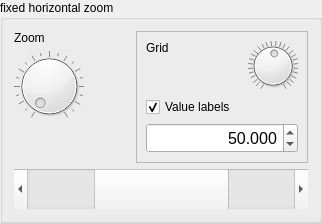
               <widget class="QGroupBox" name="groupBox_7">
                <property name="enabled">
                 <bool>true</bool>
                </property>
                <property name="title">
                 <string>fixed horizontal zoom</string>
                </property>
                <layout class="QGridLayout" name="gridLayout_14">
                 <item row="5" column="0" colspan="3">
                  <widget class="QScrollBar" name="horizontalScrollBarHorizontal">
                   <property name="minimumSize">
                    <size>
                     <width>0</width>
                     <height>40</height>
                    </size>
                   </property>
                   <property name="maximumSize">
                    <size>
                     <width>16777215</width>
                     <height>50</height>
                    </size>
                   </property>
                   <property name="minimum">
                    <number>0</number>
                   </property>
                   <property name="maximum">
                    <number>1000</number>
                   </property>
                   <property name="singleStep">
                    <number>10</number>
                   </property>
                   <property name="pageStep">
                    <number>1000</number>
                   </property>
                   <property name="value">
                    <number>500</number>
                   </property>
                   <property name="sliderPosition">
                    <number>500</number>
                   </property>
                   <property name="tracking">
                    <bool>true</bool>
                   </property>
                   <property name="orientation">
                    <enum>Qt::Horizontal</enum>
                   </property>
                   <property name="invertedAppearance">
                    <bool>false</bool>
                   </property>
                   <property name="invertedControls">
                    <bool>false</bool>
                   </property>
                  </widget>
                 </item>
                 <item row="1" column="0">
                  <widget class="QDial" name="dialZoom">
                   <property name="enabled">
                    <bool>true</bool>
                   </property>
                   <property name="minimumSize">
                    <size>
                     <width>70</width>
                     <height>70</height>
                    </size>
                   </property>
                   <property name="maximumSize">
                    <size>
                     <width>70</width>
                     <height>70</height>
                    </size>
                   </property>
                   <property name="minimum">
                    <number>10</number>
                   </property>
                   <property name="maximum">
                    <number>1000</number>
                   </property>
                   <property name="singleStep">
                    <number>10</number>
                   </property>
                   <property name="pageStep">
                    <number>100</number>
                   </property>
                   <property name="value">
                    <number>1000</number>
                   </property>
                   <property name="orientation">
                    <enum>Qt::Horizontal</enum>
                   </property>
                   <property name="invertedAppearance">
                    <bool>true</bool>
                   </property>
                   <property name="invertedControls">
                    <bool>true</bool>
                   </property>
                   <property name="wrapping">
                    <bool>false</bool>
                   </property>
                   <property name="notchTarget">
                    <double>5.000000000000000</double>
                   </property>
                   <property name="notchesVisible">
                    <bool>true</bool>
                   </property>
                  </widget>
                 </item>
                 <item row="0" column="2" rowspan="4">
                  <widget class="QFrame" name="frame_3">
                   <property name="frameShape">
                    <enum>QFrame::StyledPanel</enum>
                   </property>
                   <property name="frameShadow">
                    <enum>QFrame::Raised</enum>
                   </property>
                   <layout class="QGridLayout" name="gridLayout_13">
                    <item row="1" column="0">
                     <widget class="QCheckBox" name="checkBoxHorizontalValues">
                      <property name="text">
                       <string>Value labels</string>
                      </property>
                      <property name="checked">
                       <bool>true</bool>
                      </property>
                     </widget>
                    </item>
                    <item row="0" column="0">
                     <widget class="QLabel" name="label_6">
                      <property name="text">
                       <string>Grid</string>
                      </property>
                      <property name="alignment">
                       <set>Qt::AlignLeading|Qt::AlignLeft|Qt::AlignTop</set>
                      </property>
                     </widget>
                    </item>
                    <item row="2" column="0" colspan="3">
                     <widget class="QDoubleSpinBox" name="doubleSpinBoxRangeHorizontalDiv">
                      <property name="minimumSize">
                       <size>
                        <width>0</width>
                        <height>30</height>
                       </size>
                      </property>
                      <property name="maximumSize">
                       <size>
                        <width>16777215</width>
                        <height>30</height>
                       </size>
                      </property>
                      <property name="font">
                       <font>
                        <pointsize>12</pointsize>
                       </font>
                      </property>
                      <property name="alignment">
                       <set>Qt::AlignRight|Qt::AlignTrailing|Qt::AlignVCenter</set>
                      </property>
                      <property name="readOnly">
                       <bool>false</bool>
                      </property>
                      <property name="suffix">
                       <string/>
                      </property>
                      <property name="decimals">
                       <number>3</number>
                      </property>
                      <property name="minimum">
                       <double>-1000000.000000000000000</double>
                      </property>
                      <property name="maximum">
                       <double>1000000.000000000000000</double>
                      </property>
                      <property name="stepType">
                       <enum>QAbstractSpinBox::AdaptiveDecimalStepType</enum>
                      </property>
                      <property name="value">
                       <double>50.000000000000000</double>
                      </property>
                     </widget>
                    </item>
                    <item row="0" column="2">
                     <widget class="QDial" name="dialhorizontalDiv">
                      <property name="minimumSize">
                       <size>
                        <width>50</width>
                        <height>50</height>
                       </size>
                      </property>
                      <property name="maximumSize">
                       <size>
                        <width>50</width>
                        <height>50</height>
                       </size>
                      </property>
                      <property name="autoFillBackground">
                       <bool>false</bool>
                      </property>
                      <property name="minimum">
                       <number>0</number>
                      </property>
                      <property name="maximum">
                       <number>27</number>
                      </property>
                      <property name="pageStep">
                       <number>1</number>
                      </property>
                      <property name="value">
                       <number>14</number>
                      </property>
                      <property name="invertedControls">
                       <bool>true</bool>
                      </property>
                      <property name="notchTarget">
                       <double>1.000000000000000</double>
                      </property>
                      <property name="notchesVisible">
                       <bool>true</bool>
                      </property>
                     </widget>
                    </item>
                   </layout>
                  </widget>
                 </item>
                 <item row="0" column="0">
                  <widget class="QLabel" name="label_5">
                   <property name="text">
                    <string>Zoom</string>
                   </property>
                   <property name="alignment">
                    <set>Qt::AlignLeading|Qt::AlignLeft|Qt::AlignTop</set>
                   </property>
                  </widget>
                 </item>
                 <item row="2" column="1">
                  <spacer name="horizontalSpacer_2">
                   <property name="orientation">
                    <enum>Qt::Horizontal</enum>
                   </property>
                   <property name="sizeHint" stdset="0">
                    <size>
                     <width>40</width>
                     <height>20</height>
                    </size>
                   </property>
                  </spacer>
                 </item>
                </layout>
               </widget>
